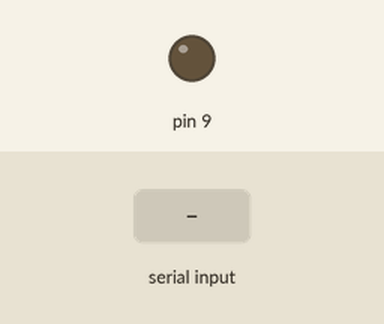
Simulated run of this sketch. Board: Arduino Uno, built with avr-gcc and run on an emulated ATmega328P. Shown: output pins drawn as LEDs (lit = HIGH). The test bench sets the inputs (shaded band).

Above: at 1.2 s.
1.3 s: byte 30 received over Serial
At 2.5 s:
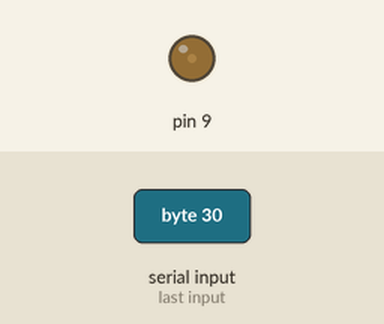
2.8 s: byte 90 received over Serial
At 3.8 s:
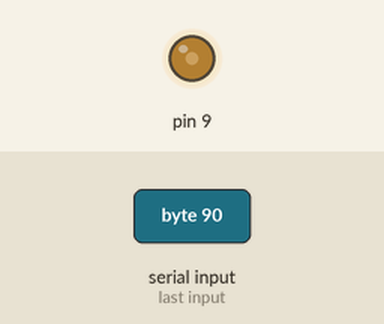
Timing chart, 0 to 5.8 s (numbered marks = the images above; inputs shaded):
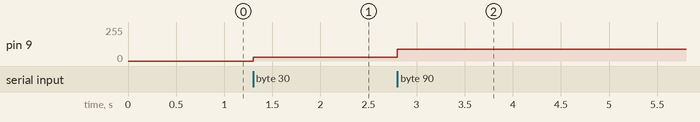

The sketch:

3_brightness_led.ino
```cpp
//control brightness of an LED

void setup() {
  Serial.begin(9600);
  pinMode(9,OUTPUT);
}

void loop() {
  int brightness;
  if(Serial.available())
    {
      brightness=Serial.read();
      analogWrite(9,brightness);
    }
}
```

Measured:
- after the input at 1.3 s, pin 9: 0/255 → 30/255 at once
- after the input at 2.8 s, pin 9: 30/255 → 90/255 at once
